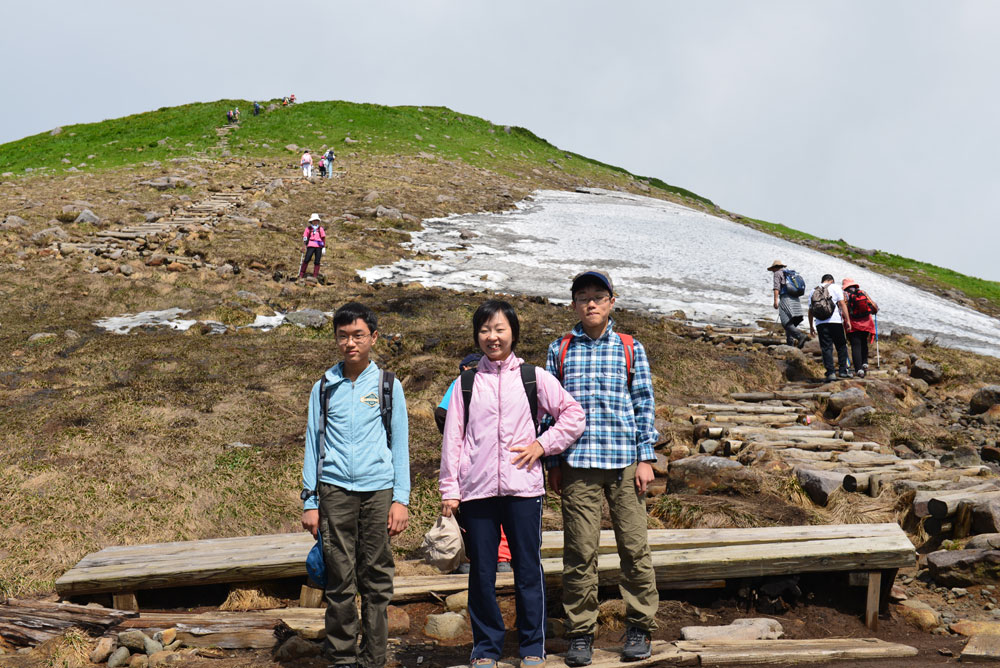
#> input picture opencv/faces.jpg, 1000 x 668 px
$ python face.py
#> lines starting #> are read from the running program, lines starting #| are printed output that depends on the picture; after the words box and inside, x2 and y2 are one past the last pixel; in counts of white or black regions, pixels touching at a corner belong together
import cv2, pkg_resources

haar_file = pkg_resources.resource_filename('cv2', 'data/haarcascade_frontalface_default.xml')
face_cascade = cv2.CascadeClassifier(haar_file)

img = cv2.imread('faces.jpg', cv2.IMREAD_GRAYSCALE)
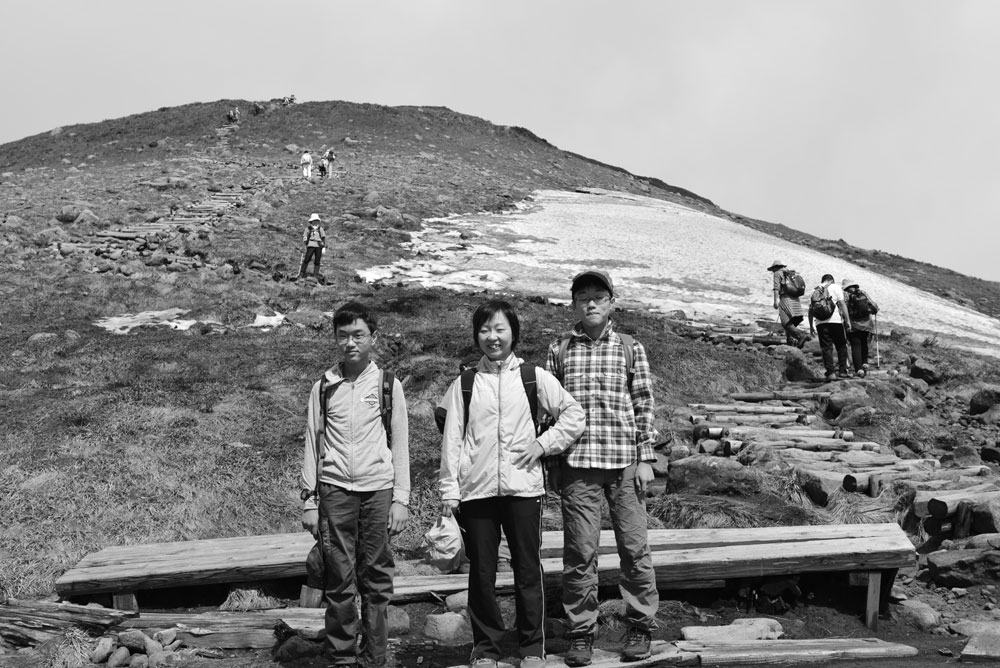
#> img: shape (668, 1000); min 0, max 255, mean 139

scale_factor = 1.1
min_neighbors = 5

faces = face_cascade.detectMultiScale(img, scale_factor, min_neighbors)
#> faces = [[575, 286, 35, 35], [474, 315, 42, 42], [326, 317, 49, 49]]
print(faces)
#| [[575 286  35  35]
#|  [474 315  42  42]
#|  [326 317  49  49]]

for (x,y,w,h) in faces:
    img = cv2.rectangle(img, (x,y), (x+w,y+h), (255, 255, 255), 2)
#> this loop made 3 passes
#> pass 1, `img = cv2.rectangle(img, (x,y), (x+w,y+h), (255, 255, 255), 2)`:
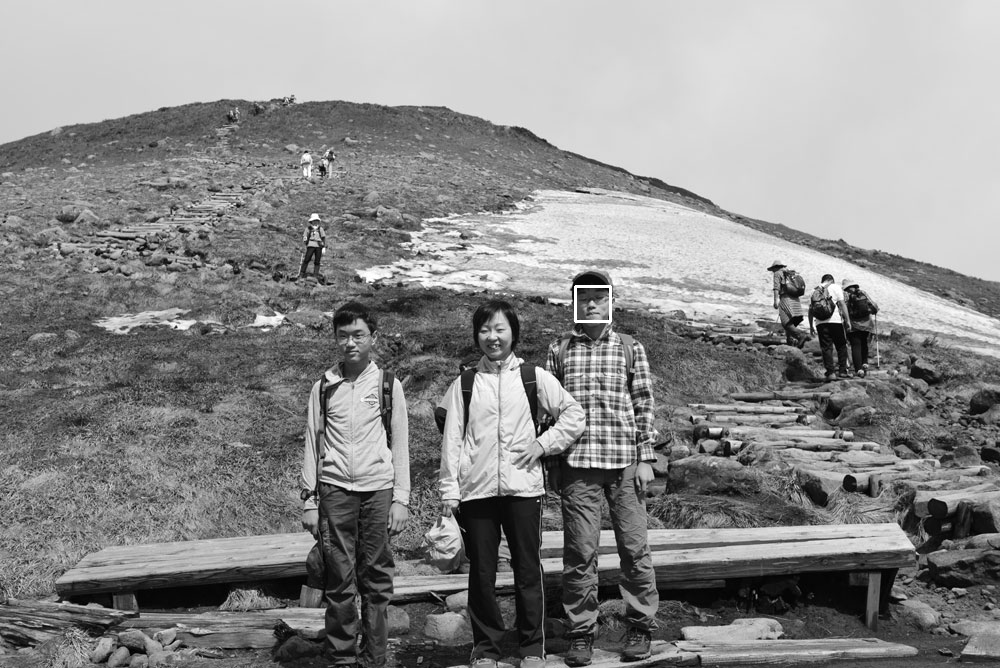
#> img: shape (668, 1000); 0.06% of pixels changed, all inside (x1, y1, x2, y2) = (574, 285, 612, 323)
#> pass 2, `img = cv2.rectangle(img, (x,y), (x+w,y+h), (255, 255, 255), 2)`:
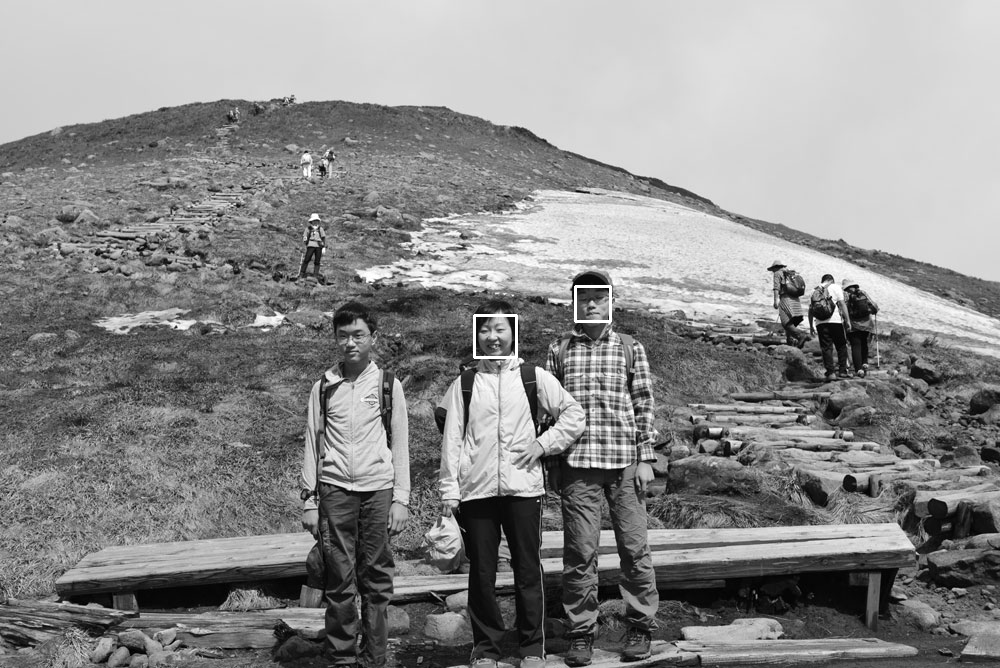
#> img: shape (668, 1000); 0.07% of pixels changed, all inside (x1, y1, x2, y2) = (473, 314, 518, 359)
#> pass 3, `img = cv2.rectangle(img, (x,y), (x+w,y+h), (255, 255, 255), 2)`:
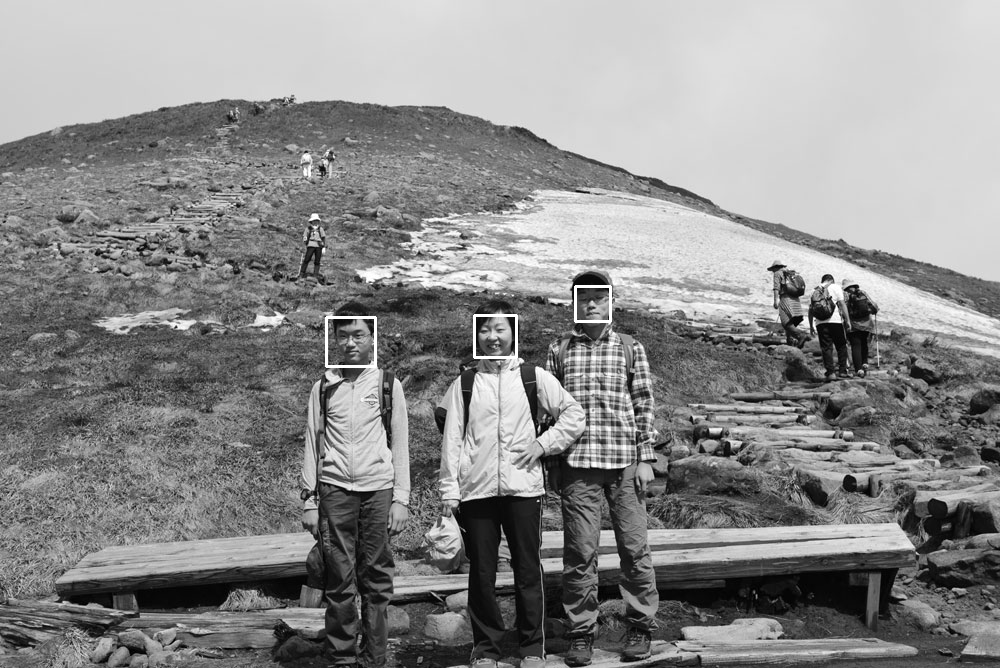
#> img: shape (668, 1000); 0.09% of pixels changed, all inside (x1, y1, x2, y2) = (325, 316, 377, 368)

cv2.imshow('image',img)
cv2.waitKey(0)
cv2.destroyAllWindows()
